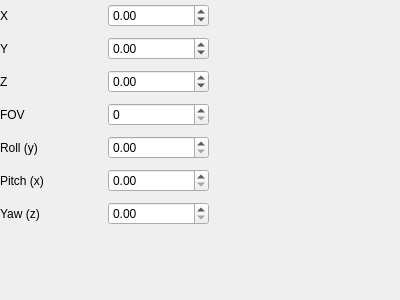
<?xml version="1.0" encoding="UTF-8"?>
<ui version="4.0">
 <class>CameraWidget</class>
 <widget class="QWidget" name="CameraWidget">
  <property name="geometry">
   <rect>
    <x>0</x>
    <y>0</y>
    <width>400</width>
    <height>300</height>
   </rect>
  </property>
  <property name="windowTitle">
   <string>Form</string>
  </property>
  <widget class="QWidget" name="layoutWidget">
   <property name="geometry">
    <rect>
     <x>0</x>
     <y>0</y>
     <width>209</width>
     <height>234</height>
    </rect>
   </property>
   <layout class="QGridLayout" name="gridLayout">
    <item row="1" column="0">
     <widget class="QLabel" name="labelY">
      <property name="text">
       <string>Y</string>
      </property>
     </widget>
    </item>
    <item row="2" column="1">
     <widget class="QDoubleSpinBox" name="Z">
      <property name="minimum">
       <double>-10000000.000000000000000</double>
      </property>
      <property name="maximum">
       <double>10000000.000000000000000</double>
      </property>
     </widget>
    </item>
    <item row="0" column="0">
     <widget class="QLabel" name="labelX">
      <property name="text">
       <string>X</string>
      </property>
     </widget>
    </item>
    <item row="3" column="1">
     <widget class="QDoubleSpinBox" name="FOV">
      <property name="decimals">
       <number>0</number>
      </property>
      <property name="maximum">
       <double>180.000000000000000</double>
      </property>
     </widget>
    </item>
    <item row="1" column="1">
     <widget class="QDoubleSpinBox" name="Y">
      <property name="minimum">
       <double>-10000000.000000000000000</double>
      </property>
      <property name="maximum">
       <double>10000000.000000000000000</double>
      </property>
     </widget>
    </item>
    <item row="2" column="0">
     <widget class="QLabel" name="labelZ">
      <property name="text">
       <string>Z</string>
      </property>
     </widget>
    </item>
    <item row="3" column="0">
     <widget class="QLabel" name="labelFOV">
      <property name="text">
       <string>FOV</string>
      </property>
     </widget>
    </item>
    <item row="0" column="1">
     <widget class="QDoubleSpinBox" name="X">
      <property name="minimum">
       <double>-10000000.000000000000000</double>
      </property>
      <property name="maximum">
       <double>10000000.000000000000000</double>
      </property>
     </widget>
    </item>
    <item row="4" column="0">
     <widget class="QLabel" name="labelRoll">
      <property name="text">
       <string>Roll (y)</string>
      </property>
     </widget>
    </item>
    <item row="5" column="0">
     <widget class="QLabel" name="labelPitch">
      <property name="text">
       <string>Pitch (x)</string>
      </property>
     </widget>
    </item>
    <item row="6" column="0">
     <widget class="QLabel" name="labelYaw">
      <property name="text">
       <string>Yaw (z)</string>
      </property>
     </widget>
    </item>
    <item row="4" column="1">
     <widget class="QDoubleSpinBox" name="roll">
      <property name="maximum">
       <double>360.000000000000000</double>
      </property>
     </widget>
    </item>
    <item row="5" column="1">
     <widget class="QDoubleSpinBox" name="pitch">
      <property name="maximum">
       <double>360.000000000000000</double>
      </property>
     </widget>
    </item>
    <item row="6" column="1">
     <widget class="QDoubleSpinBox" name="yaw">
      <property name="maximum">
       <double>360.000000000000000</double>
      </property>
     </widget>
    </item>
   </layout>
  </widget>
 </widget>
 <resources/>
 <connections/>
</ui>
